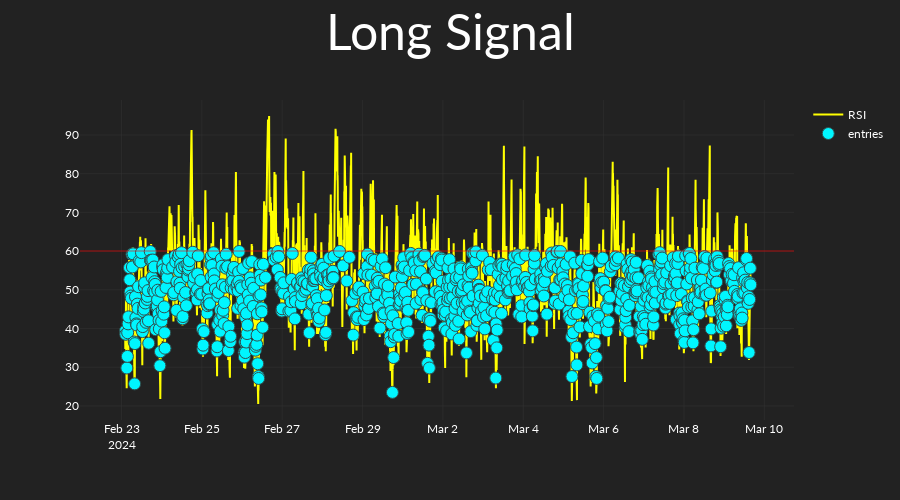
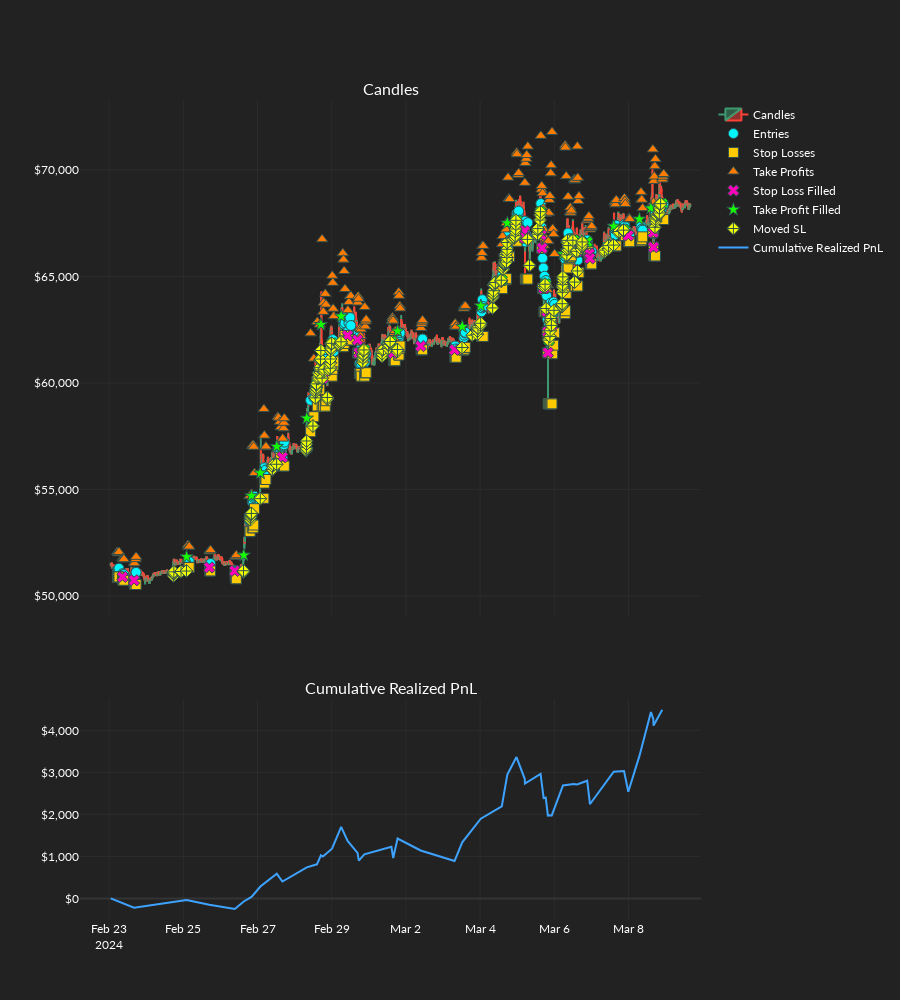

The notebook cell these images were saved under, in order:
### Code cell
order_records_df = or_backtest(
    backtest_settings=backtest_settings,
    candles=candles,
    dos_arrays=dos_arrays,
    exchange_settings=exchange_settings,
    static_os=static_os,
    strategy=long_strat,
    ind_set_index=6,
    dos_index=6,
    plot_results=True,
    logger_bool=False,
)

### Figure 1 — Plotly figure (JSON) as saved in the notebook; plotly's stock layout.template omitted (floating-point values rounded to 4 significant figures; data arrays with more than 128 entries replaced by an {"elided": "..."} marker saying what was removed)
{"data": [{"line": {"color": "yellow"}, "name": "RSI", "type": "scatter", "x": {"elided": "4500 str values"}, "y": {"elided": "4500 float values"}}, {"marker": {"color": "#00F6FF", "line": {"color": "DarkSlateGrey", "width": 1}, "size": 12, "symbol": "circle"}, "mode": "markers", "name": "entries", "type": "scatter", "x": {"elided": "4500 str values"}, "y": {"elided": "4500 float values"}}], "layout": {"height": 500, "shapes": [{"line": {"color": "red"}, "opacity": 0.3, "type": "line", "x0": 0, "x1": 1, "xref": "x domain", "y0": 60, "y1": 60, "yref": "y"}], "title": {"font": {"size": 50}, "text": "Long Signal", "x": 0.5, "xanchor": "center"}, "xaxis": {"rangeslider": {"visible": false}}}}

### Figure 2 — Plotly figure (JSON) as saved in the notebook; plotly's stock layout.template omitted (floating-point values rounded to 4 significant figures; data arrays with more than 128 entries replaced by an {"elided": "..."} marker saying what was removed)
{"data": [{"close": {"elided": "4500 float values"}, "high": {"elided": "4500 float values"}, "low": {"elided": "4500 float values"}, "name": "Candles", "open": {"elided": "4500 float values"}, "type": "candlestick", "x": {"elided": "4500 str values"}, "xaxis": "x", "yaxis": "y"}, {"marker": {"color": "#00F6FF", "line": {"color": "DarkSlateGrey", "width": 1}, "size": 10, "symbol": "circle"}, "mode": "markers", "name": "Entries", "type": "scatter", "x": {"elided": "191 str values"}, "xaxis": "x", "y": {"elided": "191 float values"}, "yaxis": "y"}, {"marker": {"color": "#FFCA00", "line": {"color": "DarkSlateGrey", "width": 1}, "size": 10, "symbol": "square"}, "mode": "markers", "name": "Stop Losses", "type": "scatter", "x": {"elided": "191 str values"}, "xaxis": "x", "y": {"elided": "191 float values"}, "yaxis": "y"}, {"marker": {"color": "#FF7B00", "line": {"color": "DarkSlateGrey", "width": 1}, "size": 10, "symbol": "triangle-up"}, "mode": "markers", "name": "Take Profits", "type": "scatter", "x": {"elided": "191 str values"}, "xaxis": "x", "y": {"elided": "191 float values"}, "yaxis": "y"}, {"marker": {"color": ["#FF00BB", "#FF00BB", "#FF00BB", "#FF00BB", "#FF00BB", "#14FF00", "#FF00BB", "#14FF00", "#FF00BB", "#FF00BB", "#FF00BB", "#14FF00", "#14FF00", "#FF00BB", "#FF00BB", "#FF00BB", "#14FF00", "#14FF00", "#FF00BB", "#FF00BB", "#14FF00", "#FF00BB", "#FF00BB", "#FF00BB", "#14FF00", "#FF00BB", "#FF00BB", "#FF00BB", "#14FF00", "#FF00BB", "#14FF00", "#14FF00", "#FF00BB", "#14FF00", "#FF00BB", "#FF00BB", "#14FF00", "#FF00BB", "#FF00BB", "#FF00BB", "#14FF00"], "line": {"color": "DarkSlateGrey", "width": 1}, "size": 10, "symbol": "x"}, "mode": "markers", "name": "Stop Loss Filled", "type": "scatter", "x": ["2024-02-23T08:35:00", "2024-02-23T16:05:00", "2024-02-25T16:45:00", "2024-02-26T09:15:00", "2024-02-27T16:05:00", "2024-02-28T14:25:00", "2024-02-28T18:15:00", "2024-02-29T00:10:00", "2024-02-29T10:15:00", "2024-02-29T16:40:00", "2024-02-29T17:30:00", "2024-02-29T21:05:00", "2024-03-01T14:35:00", "2024-03-01T15:45:00", "2024-03-02T09:30:00", "2024-03-03T07:25:00", "2024-03-04T14:00:00", "2024-03-04T23:30:00", "2024-03-05T04:50:00", "2024-03-05T05:00:00", "2024-03-05T15:05:00", "2024-03-05T15:30:00", "2024-03-05T16:05:00", "2024-03-05T17:05:00", "2024-03-05T18:25:00", "2024-03-05T19:10:00", "2024-03-05T19:35:00", "2024-03-05T19:50:00", "2024-03-05T20:35:00", "2024-03-05T22:20:00", "2024-03-06T09:50:00", "2024-03-06T12:35:00", "2024-03-06T14:45:00", "2024-03-06T21:15:00", "2024-03-06T22:45:00", "2024-03-06T23:00:00", "2024-03-07T21:05:00", "2024-03-07T23:50:00", "2024-03-08T16:00:00", "2024-03-08T16:10:00", "2024-03-08T21:50:00"], "xaxis": "x", "y": [50890.0, 50740.0, 51340.0, 51180.0, 56510.0, 59957, 60230.0, 61860.0, 62230.0, 62020.0, 61410.0, 61550.0, 61946, 61400.0, 61730.0, 61560.0, 64820.0, 67640.0, 67140.0, 66810.0, 68040.0, 66950.0, 66330.0, 64450.0, 64640.0, 63350.0, 62400.0, 61420.0, 62010.0, 62710.0, 66450.0, 66702, 66180.0, 66620.0, 66070.0, 65850.0, 67180.0, 66920.0, 67060.0, 66373, 68420.0], "yaxis": "y"}, {"marker": {"color": "#14FF00", "line": {"color": "DarkSlateGrey", "width": 1}, "size": 10, "symbol": "star"}, "mode": "markers", "name": "Take Profit Filled", "type": "scatter", "x": ["2024-02-25T02:05:00", "2024-02-26T15:05:00", "2024-02-26T20:05:00", "2024-02-27T01:50:00", "2024-02-27T12:25:00", "2024-02-28T07:50:00", "2024-02-28T17:00:00", "2024-02-29T06:05:00", "2024-03-01T18:35:00", "2024-03-03T12:25:00", "2024-03-04T00:25:00", "2024-03-04T17:35:00", "2024-03-06T05:35:00", "2024-03-07T14:25:00", "2024-03-08T07:00:00", "2024-03-08T14:30:00"], "xaxis": "x", "y": [51840.0, 51910.0, 54700.0, 55770.0, 57010.0, 58340.0, 62740.0, 63130.0, 62436, 62650.0, 63620.0, 67510.0, 66060.0, 67360.0, 67690.0, 68210.0], "yaxis": "y"}, {"marker": {"color": "#F1FF00", "line": {"color": "DarkSlateGrey", "width": 1}, "size": 10, "symbol": "diamond-cross"}, "mode": "markers", "name": "Moved SL", "type": "scatter", "x": {"elided": "197 str values"}, "xaxis": "x", "y": {"elided": "197 float values"}, "yaxis": "y"}, {"line": {"color": "#3EA3FF"}, "name": "Cumulative Realized PnL", "type": "scatter", "x": ["2024-02-23T01:00:00", "2024-02-23T08:35:00", "2024-02-23T16:05:00", "2024-02-25T02:05:00", "2024-02-25T16:45:00", "2024-02-26T09:15:00", "2024-02-26T15:05:00", "2024-02-26T20:05:00", "2024-02-27T01:50:00", "2024-02-27T12:25:00", "2024-02-27T16:05:00", "2024-02-28T07:50:00", "2024-02-28T14:25:00", "2024-02-28T17:00:00", "2024-02-28T18:15:00", "2024-02-29T00:10:00", "2024-02-29T06:05:00", "2024-02-29T10:15:00", "2024-02-29T16:40:00", "2024-02-29T17:30:00", "2024-02-29T21:05:00", "2024-03-01T14:35:00", "2024-03-01T15:45:00", "2024-03-01T18:35:00", "2024-03-02T09:30:00", "2024-03-03T07:25:00", "2024-03-03T12:25:00", "2024-03-04T00:25:00", "2024-03-04T14:00:00", "2024-03-04T17:35:00", "2024-03-04T23:30:00", "2024-03-05T04:50:00", "2024-03-05T05:00:00", "2024-03-05T15:05:00", "2024-03-05T15:30:00", "2024-03-05T16:05:00", "2024-03-05T17:05:00", "2024-03-05T18:25:00", "2024-03-05T19:10:00", "2024-03-05T19:35:00", "2024-03-05T19:50:00", "2024-03-05T20:35:00", "2024-03-05T22:20:00", "2024-03-06T05:35:00", "2024-03-06T09:50:00", "2024-03-06T12:35:00", "2024-03-06T14:45:00", "2024-03-06T21:15:00", "2024-03-06T22:45:00", "2024-03-06T23:00:00", "2024-03-07T14:25:00", "2024-03-07T21:05:00", "2024-03-07T23:50:00", "2024-03-08T07:00:00", "2024-03-08T14:30:00", "2024-03-08T16:00:00", "2024-03-08T16:10:00", "2024-03-08T21:50:00"], "xaxis": "x2", "y": [0, -118.6, -222.8, -38.79, -150.7, -250.0, -73.21, 35.29, 282.5, 586.5, 402.9, 739.3, 811.9, 1027.0, 996.8, 1182.0, 1702.0, 1367.0, 1085.0, 898.0, 1048.0, 1230.0, 960.2, 1424.0, 1142.0, 889.5, 1337.0, 1897.0, 2192.0, 2951.0, 3365.0, 2848.0, 2733.0, 2966.0, 2847.0, 2622.0, 2388.0, 2397.0, 2161.0, 2067.0, 1975.0, 1980.0, 1977.0, 2688.0, 2709.0, 2722.0, 2712.0, 2802.0, 2342.0, 2242.0, 3017.0, 3031.0, 2539.0, 3387.0, 4436.0, 4272.0, 4114.0, 4493.0], "yaxis": "y2"}], "layout": {"annotations": [{"font": {"size": 16}, "showarrow": false, "text": "Candles", "x": 0.5, "xanchor": "center", "xref": "paper", "y": 1, "yanchor": "bottom", "yref": "paper"}, {"font": {"size": 16}, "showarrow": false, "text": "Cumulative Realized PnL", "x": 0.5, "xanchor": "center", "xref": "paper", "y": 0.27, "yanchor": "bottom", "yref": "paper"}], "height": 1000, "xaxis": {"anchor": "y", "domain": [0, 1], "matches": "x2", "rangeslider": {"visible": false}, "showticklabels": false}, "xaxis2": {"anchor": "y2", "domain": [0, 1]}, "yaxis": {"anchor": "x", "domain": [0.37, 1], "tickformat": "$,"}, "yaxis2": {"anchor": "x2", "domain": [0, 0.27], "tickformat": "$,"}}}
